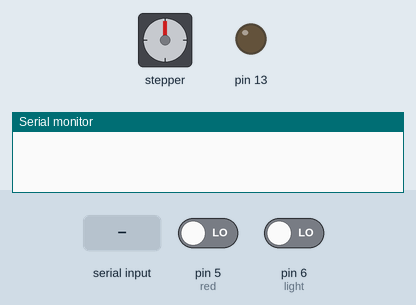
Simulated run of this sketch. Board: Arduino Uno, built with avr-gcc and run on an emulated ATmega328P. On the bench: stepper motor, output pins drawn as LEDs (lit = HIGH), the last lines printed to the serial monitor. Wiring (inferred from the names in the program): stepper motor (2048 steps per turn assumed): coils pin 9, pin 10, pin 11, pin 12. Inputs (shaded band) come from the test bench; at power-on: pin 5 (red) LOW, pin 6 (light) LOW. Pins used as bus, display or sensor lines are not drawn.

Above: at 1.2 s.
1.3 s: "on" received over Serial
At 3.0 s:
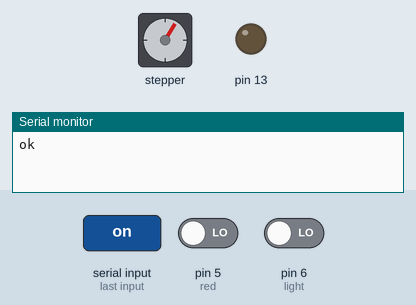
4.0 s: "1" received over Serial
At 5.3 s:
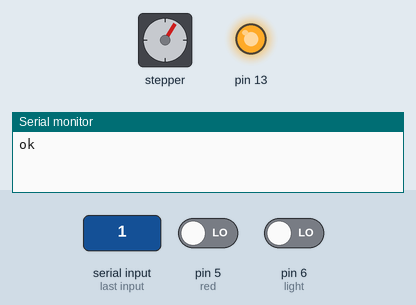
7.0 s: "off" received over Serial
At 9.3 s:
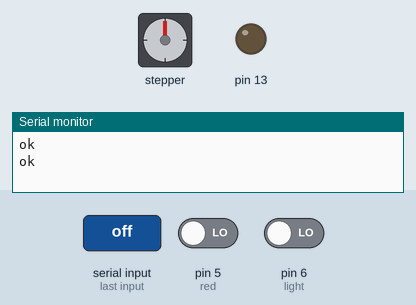
9.6 s: "0" received over Serial
At 10.9 s:
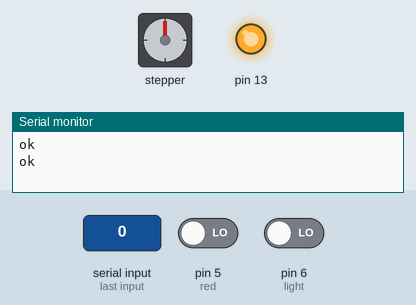
Timing chart, 0 to 12.7 s (numbered marks = the images above; inputs shaded):
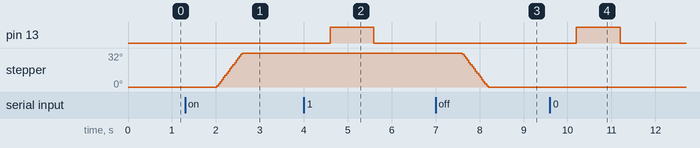

The sketch:

auto_light_control_final.ino
```cpp
const int light =6;
const int red =5;
const int motor1 =9;
const int motor2 =10;
const int motor3 =11;
const int motor4 =12;


struct mytype1{
  int wait_time;
  int rotate_time;
  int direct_start;
}setting{
  1600,
  45,
  1
};

struct mytpye2{
  String blue_send;
  int motor_flag;
  int direct;
  int light_stat;
  int red_stat;
  int stop_flag;
}temp{
  "",
  0,
  setting.direct_start,
  0,
  0,
  0
};

int light_read(int light){
  int x;
  x=digitalRead(light);
  return x;
}

int red_read(int red){
  int x;
  x=digitalRead(red);
  return x;
}

void stepper_motor(int a,int b,int c,int d,int t,int direct){
  switch(direct){
  case 1:
    digitalWrite(d,0);
    digitalWrite(a,1);
    delayMicroseconds(t);

    digitalWrite(b,1);
    delayMicroseconds(t);

    digitalWrite(a,0);
    delayMicroseconds(t);

    digitalWrite(c,1);
    delayMicroseconds(t);

    digitalWrite(b,0);
    delayMicroseconds(t);

    digitalWrite(d,1);
    delayMicroseconds(t);

    digitalWrite(c,0);
    delayMicroseconds(t);

    digitalWrite(a,1);
    delayMicroseconds(t);
    break;

  case -1:
    digitalWrite(b,0);
    digitalWrite(a,1);
    delayMicroseconds(t);

    digitalWrite(d,1);
    delayMicroseconds(t);

    digitalWrite(a,0);
    delayMicroseconds(t);

    digitalWrite(c,1);
    delayMicroseconds(t);

    digitalWrite(d,0);
    delayMicroseconds(t);

    digitalWrite(b,1);
    delayMicroseconds(t);

    digitalWrite(c,0);
    delayMicroseconds(t);

    digitalWrite(a,1);
    delayMicroseconds(t);
    break;
  }
  return;
}

void motor_action(int direct,int rotate_time){
  int flag=0;
  while(flag<=rotate_time) {
    stepper_motor(motor1, motor2, motor3, motor4, setting.wait_time, temp.direct);
    flag++;
  }
  digitalWrite(9, 0);
  digitalWrite(10, 0);
  digitalWrite(11, 0);
  digitalWrite(12, 0);
  return;
}

void setup() {
  pinMode(light,INPUT);
  pinMode(red,INPUT);
  pinMode(motor1,OUTPUT);
  pinMode(motor2,OUTPUT);
  pinMode(motor3,OUTPUT);
  pinMode(motor4,OUTPUT);
  pinMode(13,OUTPUT);
  Serial.begin(9600);
  //delay(60*1000);
}

void loop() {
   while(Serial.available() > 0){
    temp.blue_send += char(Serial.read());
    delay(2);
   }


    if(temp.blue_send=="on" && temp.direct==setting.direct_start){
      temp.motor_flag=1;
    }
    if(temp.blue_send=="off" && temp.direct==-setting.direct_start){
      temp.motor_flag=1;
    }
    if(temp.blue_send=="switch"){
      temp.blue_send="";
      setting.direct_start = -setting.direct_start;
    }


  if(temp.motor_flag==1){
    temp.motor_flag=0;
    goto action;
  }

  temp.light_stat=light_read(light);
  temp.red_stat=red_read(red);

  if(temp.blue_send.length()==0){
    digitalWrite(13,0);
  }
  if(temp.blue_send.length()>0){
    digitalWrite(13,1);
  }

  if(temp.light_stat==1 and temp.red_stat==1){
    temp.stop_flag=1;
    action:;
    Serial.println("ok");
    motor_action(temp.direct,setting.rotate_time);
    temp.direct= -temp.direct;
  }

  if(temp.stop_flag==1){
    delay(30*1000);
    temp.stop_flag=0;
  }
  temp.blue_send="";
  delay(1000);
}
```

Measured:
- after the input at 1.3 s, stepper: turns 32° clockwise in 0.57 s, starting after 0.72 s
- after the input at 4.0 s, pin 13: LOW → HIGH after 0.60 s, → LOW 1.0 s later
- after the input at 7.0 s, stepper: turns 32° counter-clockwise in 0.58 s, starting after 0.61 s
- after the input at 9.6 s, pin 13: LOW → HIGH after 0.60 s, → LOW 1.0 s later
